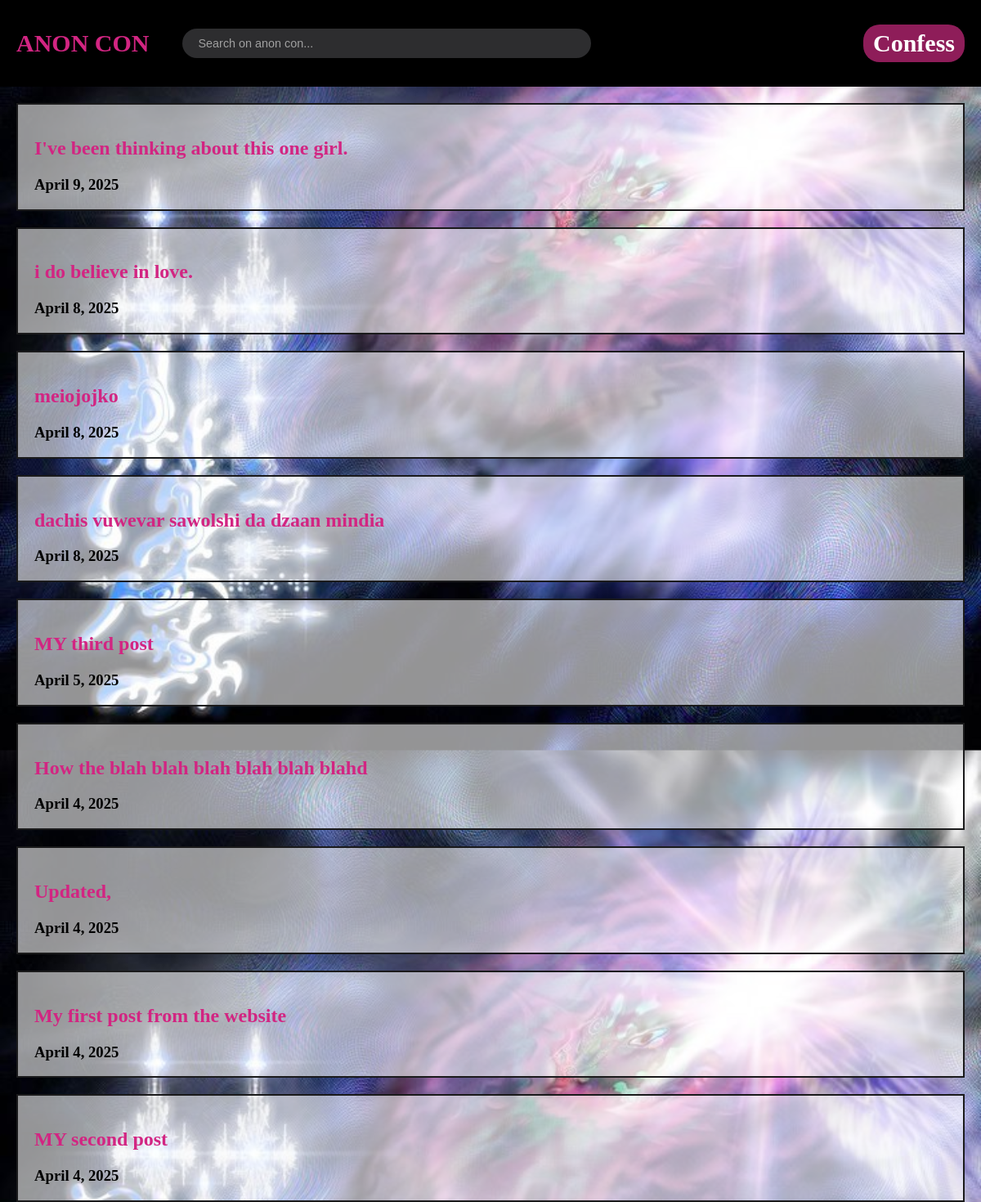
Before: / with the older database file.
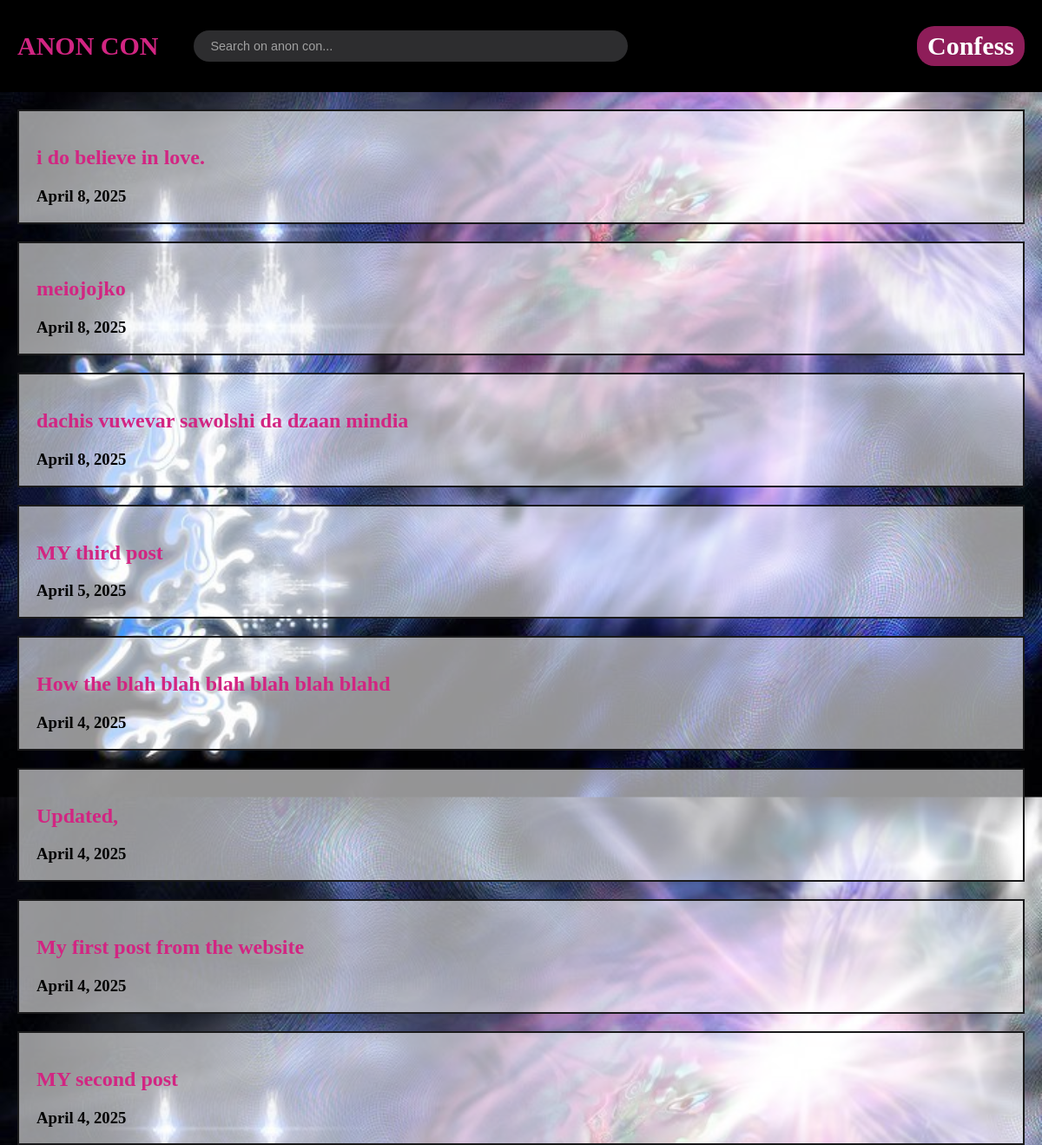
After: the same page with the newer database file.
### confess/models.py (models this page shows, shortened)
class Post(models.Model):
    title = models.CharField(max_length=50)
    content = models.TextField()
    date_posted = models.DateField(auto_now_add=True)

### confess/views.py (the view)
# urls.py: 2. Add a URL to urlpatterns:  path('', views.home, name='home')
def home(request):
    context = {
        'items': Post.objects.all().order_by("-date_posted")
    }
    return render(request, 'confess/home.html', context)

### confess/templates/confess/home.html
{% extends "confess/base.html" %}
{% block content %}
{% load static %}
    {% for item in items %}
    <div class="HomePosts">
    <h2><a href="{% url 'confess-story' item.pk %}">{{ item.title }}</a></h2>
    <h3>{{ item.date_posted }}</h3>
    </div>
    {% endfor %}
{% endblock content %}

Changed rows visible on the page:
removed Post: title "I've been thinking about this one girl.", date_posted "April 9, 2025"
